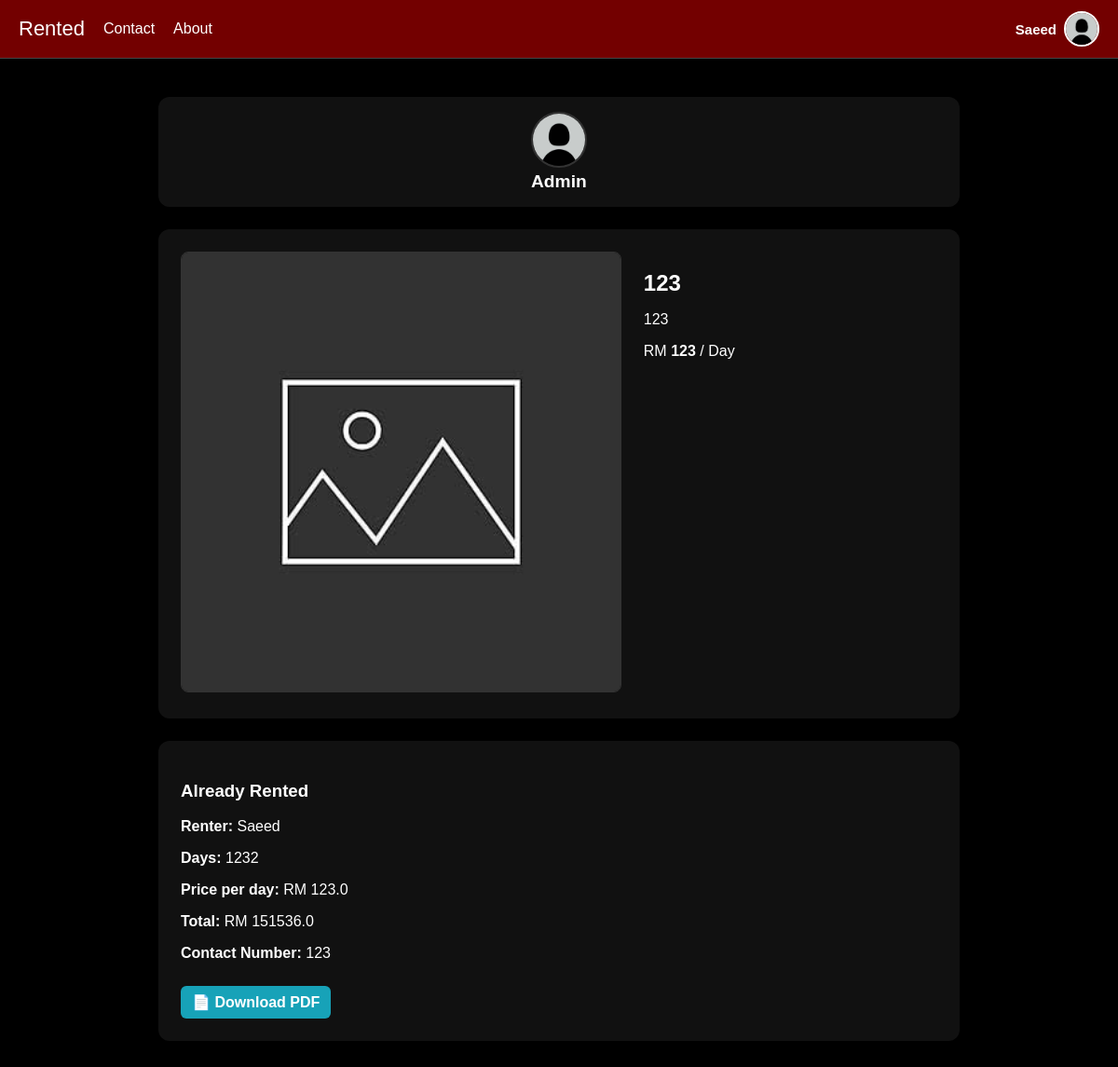
Screenshot of /listing/1 (signed in) with the database file from the repository.
### app.py (models this page shows)
class User(db.Model):
    id = db.Column(db.Integer, primary_key=True)
    username = db.Column(db.String(150), unique=True, nullable=False)
    email = db.Column(db.String(150), unique=True, nullable=True)
    password = db.Column(db.String(150), nullable=False)
    profile_pic = db.Column(db.String(300), default="profile_pics/default.png")
    is_admin = db.Column(db.Boolean, default=False)
    created_at = db.Column(db.DateTime, default=datetime.utcnow)

class Listing(db.Model):
    id = db.Column(db.Integer, primary_key=True)
    title = db.Column(db.String(150), nullable=False)
    description = db.Column(db.Text, nullable=False)
    price = db.Column(db.Float, nullable=False)
    image = db.Column(db.String(300), default="default_listing.png")
    user_id = db.Column(db.Integer, db.ForeignKey('user.id'), nullable=False)
    created_at = db.Column(db.DateTime, default=datetime.utcnow)
    user = db.relationship("User", backref="listings")

class RentRequest(db.Model):
    id = db.Column(db.Integer, primary_key=True)
    days = db.Column(db.Integer, nullable=False)
    description = db.Column(db.Text)
    status = db.Column(db.String(50), default="Pending")
    created_at = db.Column(db.DateTime, default=datetime.utcnow)
    listing_id = db.Column(db.Integer, db.ForeignKey('listing.id'))
    renter_id = db.Column(db.Integer, db.ForeignKey('user.id'))
    listing = db.relationship("Listing", backref="requests")
    renter = db.relationship("User")

### app.py (the view, shortened to what this page needs)
@app.route("/listing/<int:id>", methods=["GET", "POST"])
def view_listing(id):
    listing = Listing.query.get_or_404(id)
    approved_request = next((req for req in listing.requests if req.status == "Approved"), None)
    return render_template(
        "view_listing.html",
        listing=listing,
        requests=listing.requests,
        approved_request=approved_request,  # pass to template
        current_time=datetime.utcnow()       # so templates can compute timeago
    )

### app.py (called while the page is built)
@app.context_processor
def inject_user():
    if "user_id" in session:
        user = User.query.get(session["user_id"])
        return dict(user=user)
    return dict(user=None)

### templates/view_listing.html (shortened to what this page needs)
{% extends "base.html" %}
{% block content %}
<div class="container wide-container">
  <div class="owner-header">
    <div class="user-left">
      {% if listing.user and listing.user.profile_pic %}
        <img src="{{ url_for('static', filename=listing.user.profile_pic) }}"
             alt="{{ listing.user.username }}'s profile picture"
             class="listing-profile-pic">
      {% else %}
        <img src="{{ url_for('static', filename='profile_pics/default.png') }}"
             alt="Default profile picture"
             class="listing-profile-pic">
      {% endif %}
      <span class="listing-username">{{ listing.user.username }}</span>
    </div>
  </div>
  <div class="listing-info">
    <div class="listing-image">
      <img src="{{ url_for('static', filename='listing_images/' ~ (listing.image or 'default_listing.png')) }}"
           alt="{{ listing.title }}">
    </div>
    <div class="listing-details">
      <div class="listing-text">
        <h2>{{ listing.title }}</h2>
        <p>{{ listing.description }}</p>
        <p>RM <strong>{{ listing.price | int }}</strong> / Day</p>
      </div>
    </div>
  </div>
  {% set approved_request = requests | selectattr("status", "equalto", "Approved") | list %}
  {% if approved_request %}
    {% set req = approved_request[0] %}
    <div class="approved-request">
      <h3>Already Rented</h3>
      <p><strong>Renter:</strong> {{ req.renter.username if req.renter else 'N/A' }}</p>
      <p><strong>Days:</strong> {{ req.days }}</p>
      <p><strong>Price per day:</strong> RM {{ listing.price }}</p>
      <p><strong>Total:</strong> RM {{ listing.price * req.days }}</p>
      <p><strong>Contact Number:</strong> {{ req.description or 'N/A' }}</p>
      {% if user and (user.id == req.renter_id or user.id == listing.user_id) %}
        <a href="{{ url_for('request_pdf', request_id=req.id) }}" class="btn-pdf">📄 Download PDF</a>
      {% endif %}
    </div>
  {% endif %}
</div>
{% endblock %}

### templates/base.html (shortened to what this page needs)
<!DOCTYPE html>
<html lang="en">
<head>
</head>
<body>
  <nav class="navbar">
    <div class="nav-left">
      <a href="{{ url_for('home') }}" class="logo">Rented</a>
      <a href="{{ url_for('contact') }}">Contact</a>
      <a href="{{ url_for('about') }}">About</a>
    </div>
    <div class="nav-right">
      {% if session.get('user_id') %}
        <div class="user-info">
          <span class="username">{{ user.username }}</span>
          <img src="{{ url_for('static', filename=user.profile_pic) }}" alt="Profile" class="profile-pic">
        </div>
      {% else %}
        <div class="auth-buttons">
          <a href="{{ url_for('login') }}" class="auth-link">Login</a>
          <a href="{{ url_for('signup') }}" class="auth-link">Sign Up</a>
        </div>
      {% endif %}
    </div>
  </nav>
  <div class="container">
    {% block content %}{% endblock %}
  </div>
</body>
</html>

### templates/base.html (style rules this page uses)
*, *::before, *::after { box-sizing: border-box; }
body { margin: 0; font-family: Arial, sans-serif; background: #000; color: #fff; min-height: 100vh; padding-top: 80px; }
a { text-decoration: none; color: inherit; }
.navbar { display: flex; justify-content: space-between; align-items: center; background: #730000; padding: 12px 20px; position: fixed; top: 0; left: 0; right: 0; z-index: 1000; border-bottom: 1px solid #444; }
.nav-left { display: flex; align-items: center; gap: 20px; }
.navbar a { color: #fff; font-weight: 500; }
.logo { font-family: 'Arial Black', sans-serif; font-size: 22px; color: #000; }
.user-info { display: flex; align-items: center; gap: 8px; position: relative; }
.username { font-weight: bold; font-size: 15px; }
.profile-pic { width: 38px; height: 38px; border-radius: 50%; object-fit: cover; cursor: pointer; border: 2px solid #fff; }
.container { max-width: 1000px; margin: 0 auto; padding: 24px; }

### templates/view_listing.html (style rules this page uses)
.wide-container { max-width: 900px; margin: 0 auto; padding: 0 20px; color: #fff; }
.owner-header { display: flex; justify-content: center; align-items: center; gap: 16px; margin-bottom: 24px; background: #111; padding: 16px; border-radius: 12px; }
.listing-profile-pic { width: 60px; height: 60px; border-radius: 50%; object-fit: cover; border: 2px solid #333; }
.listing-username { font-weight: bold; font-size: 1.2rem; display: flex; align-items: center; }
.listing-info { display: flex; gap: 24px; flex-wrap: wrap; align-items: stretch; background: #111; padding: 24px; border-radius: 12px; margin-bottom: 24px; }
.listing-image { flex: 3; min-width: 250px; text-align: center; }
.listing-image img { width: 100%; height: auto; border-radius: 8px; border: 1px solid #333; }
.listing-details { flex: 2; min-width: 250px; display: flex; flex-direction: column; justify-content: space-between; }
.listing-text h2 { margin-bottom: 16px; }
.listing-text p { margin-bottom: 8px; }
.rent-form, .approved-request, .rental-requests { background: #111; padding: 24px; border-radius: 12px; margin-bottom: 24px; }
.btn-pdf { background: #17a2b8; color: #fff; padding: 8px 12px; border-radius: 6px; text-decoration: none; font-weight: bold; display: inline-block; margin-top: 10px; }

### rows the page displays
User: username "Saeed", profile_pic (placeholder picture), renter "Saeed"
User: profile_pic (placeholder picture), user.username "Admin"
Listing: image (placeholder picture), title "123", description "123", price "123", price "123.0", listing.price*req.days "151536.0"
RentRequest: days "1232", description "123"
